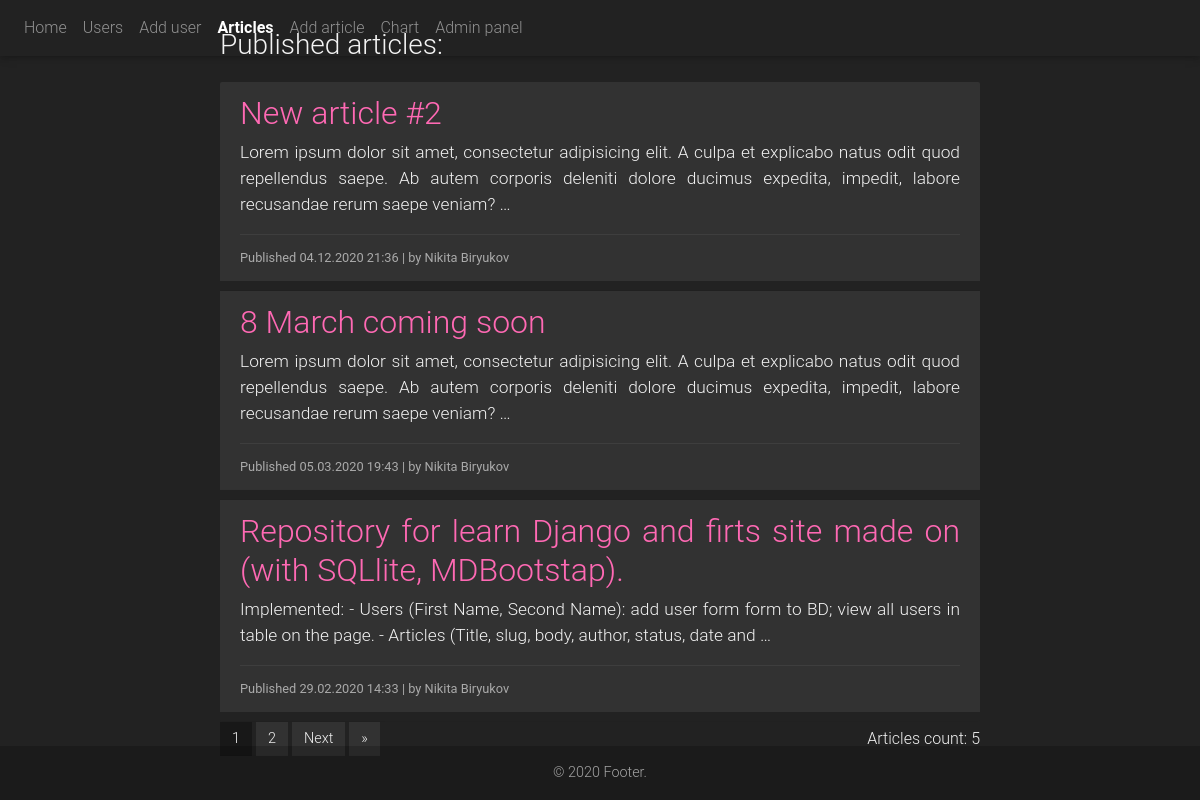
The app's page /articles/ with its own data.
### main/models.py (models this page shows, shortened)
class Article(models.Model):
    status = (
        ('draft', 'Draft'),
        ('published', 'Published'),
    )
    title = models.CharField(max_length=200, null=True)
    slug = models.SlugField(max_length=250, null=True, blank=True)
    author = models.CharField(max_length=200, null=False, default='Nikita Biryukov')
    body = models.TextField(default='Lorem ipsum dolor sit amet, consectetur adipisicing elit. A culpa et explicabo '
                                    'natus odit quod repellendus saepe. Ab autem corporis deleniti dolore ducimus '
                                    'expedita, impedit, labore recusandae rerum saepe veniam? Amet dicta '
                                    'distinctio earum esse est iure maiores neque nesciunt nulla omnis optio quaerat '
                                    'quis, rerum, sapiente, similique temporibus velit voluptate voluptatem. '
                                    'Consectetur consequuntur corporis natus nulla qui quos, ullam!')
    publish = models.DateTimeField(default=datetime.now())
    created = models.DateTimeField(auto_now_add=True)
    updated = models.DateTimeField(auto_now=True)
    status = models.CharField(max_length=10, choices=status, default='Draft')
    class Meta:
        ordering = ('-publish',)

### main/views.py (the view)
# urls.py: path('articles/', views.article_list, name='article_list'),
def article_list(request):
    articles_list = Article.objects.filter(status='published')
    paginator = Paginator(articles_list, 3)
    articles_count = paginator.count
    page = request.GET.get('page')
    try:
        articles = paginator.page(page)
    except PageNotAnInteger:
        articles = paginator.page(1)
    except EmptyPage:
        articles = paginator.page(paginator.num_pages)
    args = {
        'page': page,
        'articles': articles,
        'articles_count': articles_count
    }
    return render(request, 'html/articles/list.html', args)

### main/templates/html/articles/list.html (shortened to what this page needs)
{% extends 'html/base.html' %}
{% block nav %} {% include 'html/elements/nav.html' with is_articles=True %} {% endblock %}
{% block content %}
    <div class="list-articles">
        <h3>Published articles:</h3>
        <ul class="list-group list-group-flush">
            {% for article in articles %}
                <li class="list-group-item">
                    <h2>
                        <a href="/articles/{{ article.slug }}"> {{ article.title }} </a>
                    </h2>
                    <div class="article-text">
                        {{ article.body|truncatewords:30|linebreaks }}
                    </div>
                    <hr>
                    <small class="date">
                        Published {{ article.publish }} | by {{ article.author }}
                    </small>
                </li>
            {% endfor %}
        </ul>
        {% include 'html/elements/pagination.html' with page=articles %}
    </div>
{% endblock %}

### main/static/css/style.css (style rules this page uses)
* { color: #f3f3f3; margin: 0; padding: 0; box-sizing: border-box; }
body { background-color: #222222; position: relative; padding-bottom: 53px; min-height: 100vh; }
h3 { margin:0 auto 20px 0; }
a { color: hotpink; }
.list-articles { width: 760px; text-align: justify; position: absolute; top: 50%; transform: translateY(-50%); margin: 0 auto; right: 0; left: 0; }
.article-text, .article-text { font-size: 13pt; }
.date { color: #aaa; }
.list-group-item { background-color: #323232; border: 10px solid #222; }
hr { color: #454545; background-color: #454545; margin: 10px 0; }

### records on screen
Article: title "New article #2", body "Lorem ipsum dolor sit amet, consectetur adipisicing elit. A culpa et explicabo natus odit quod repellendus saepe. Ab autem corporis deleniti dolore ducimus expedita, impedit, labore recusandae rerum saepe veniam? …", publish "04.12.2020 21:36", author "Nikita Biryukov"
Article: title "8 March coming soon", body "Lorem ipsum dolor sit amet, consectetur adipisicing elit. A culpa et explicabo natus odit quod repellendus saepe. Ab autem corporis deleniti dolore ducimus expedita, impedit, labore recusandae rerum saepe veniam? …", publish "05.03.2020 19:43", author "Nikita Biryukov"
Article: title "Repository for learn Django and firts site made on (with SQLlite, MDBootstap).", body "Implemented: - Users (First Name, Second Name): add user form form to BD; view all users in table on the page. - Articles (Title, slug, body, author, status, date and …", publish "29.02.2020 14:33", author "Nikita Biryukov"

### other values on screen
{{ num }} "1"
{{ num }} "2"
{{ articles_count }} "5"
